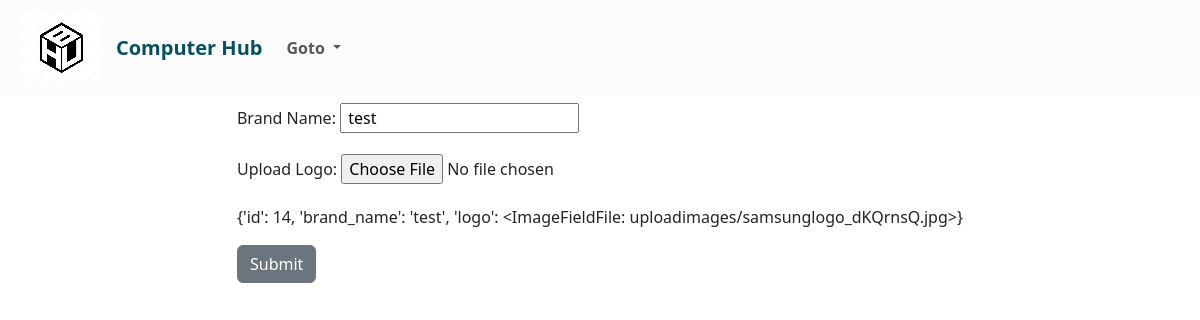
Before: /brand-update/14 with the older database file.
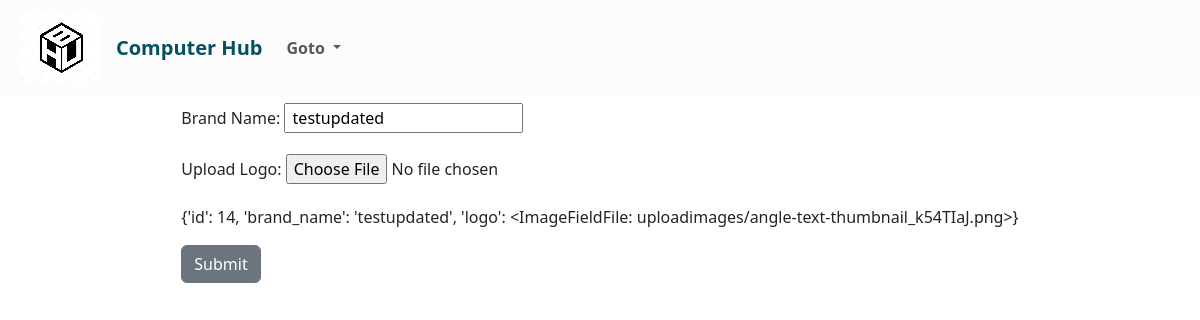
After: the same page with the newer database file.
### computer/models.py (models this page shows, shortened)
class ComputerBrand (models.Model):
    brand_name= models.CharField(max_length=30)
    logo= models.ImageField(null=True, upload_to="uploadimages/")

### computer/views.py (the view, shortened to what this page needs)
# urls.py: path('brand-update/<int:pk>',views.ComputerBrandUpdateView.as_view(), name='brand-update'),     #using only View class
class ComputerBrandUpdateView(View):
    def get(self, request, pk):
        item= get_object_or_404(ComputerBrand, pk=pk)
        form= ComputerBrandForm(instance=item)
        return render (request, 'computer/computerbrand_form.html', {
            'form':form,
        })

### computer/forms.py
class ComputerBrandForm(forms.ModelForm):
    class Meta:
        model= ComputerBrand
        fields="__all__"

### computer/templates/computer/computerbrand_form.html (shortened to what this page needs)
{% extends "computer/index.html" %}
{% block content %}
    <div class = "row justify-content-center ">
        <div class="col-lg-auto">
            <form method="POST" enctype = "multipart/form-data">
                <div class="mb-3">
                    <label for="{{form.brand_name.id_for_label}}" class="form-label">Brand Name:</label>
                    <input type="text" class="form-control-auto" name="{{form.brand_name.name}}" id="{{form.brand_name.id_for_label}}" placeholder="Eg: Dell" value= "{% if form.brand_name.value %} {{form.brand_name.value}} {% endif %} ">
                </div>
                <div class=" mb-3">
                    <label for="{{form.logo.id_for_label}}" class="form-label">Upload Logo: </label>
                    <input class="form-control-auto" name="{{form.logo.name}}" type="file" id="{{form.logo.id_for_label}}" value="{{form.logo.value}}">
                </div>
                <p>{{form.initial}}</p>
                <div>
                    <button class= "btn btn-secondary" type= "submit">Submit</button>
                </div>
            </form>
        </div>
    </div>
{% endblock%}

Changed rows visible on the page:
changed ComputerBrand: brand_name "test" → "testupdated"
Other visible differences:
text no longer shown: "{'id': 14, 'brand_name': 'test', 'logo': <ImageFieldFile: uploadimages/samsunglogo_dKQrnsQ.jpg>}"
text now shown: "{'id': 14, 'brand_name': 'testupdated', 'logo': <ImageFieldFile: uploadimages/angle-text-thumbnail_k54TIaJ.png>}"
